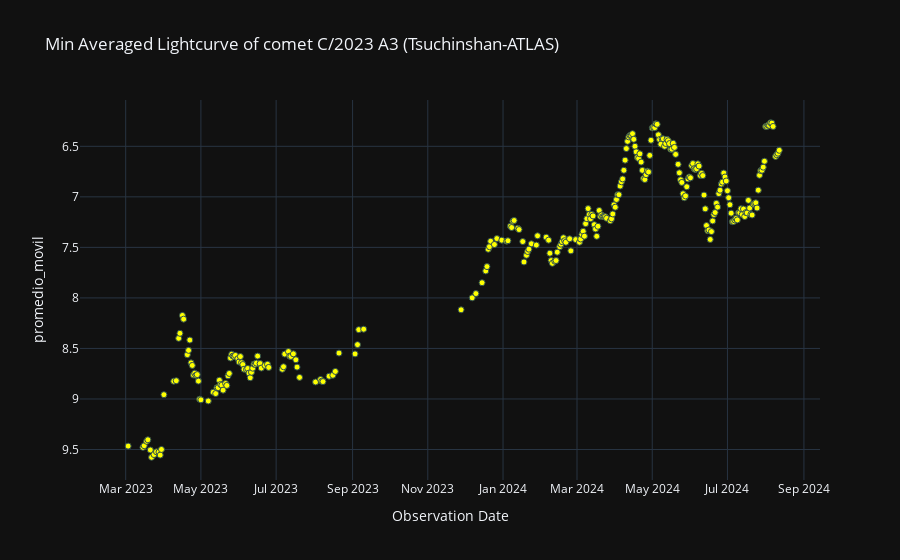

Source (notebook cell):
### Code cell
# Gráfica de lus promediada
labels = {'obs_date':'Observation Date','magnitud_reducida':'Magnitude reduced'}
fig = px.scatter(curva_de_luz_externa_df, x=curva_de_luz_externa_df.obs_date, y='promedio_movil', template= 'plotly_dark', labels= labels, title='Min Averaged Lightcurve of comet C/2023 A3 (Tsuchinshan-ATLAS)')
fig.update_traces(marker=dict(color='yellow', size=6, line=dict(width=1, color='DarkSlateGrey')))
fig.update_yaxes(autorange="reversed")
fig.show()

### Figure 1 — Plotly figure (JSON) as saved in the notebook; plotly's stock layout.template omitted (floating-point values rounded to 4 significant figures; data arrays with more than 128 entries replaced by an {"elided": "..."} marker saying what was removed)
{"data": [{"hovertemplate": "Observation Date=%{x}<br>promedio_movil=%{y}<extra></extra>", "legendgroup": "", "marker": {"color": "yellow", "line": {"color": "DarkSlateGrey", "width": 1}, "size": 6, "symbol": "circle"}, "mode": "markers", "name": "", "orientation": "v", "showlegend": false, "type": "scatter", "x": {"elided": "302 str values"}, "xaxis": "x", "y": {"elided": "302 float values"}, "yaxis": "y"}], "layout": {"legend": {"tracegroupgap": 0}, "title": {"text": "Min Averaged Lightcurve of comet C/2023 A3 (Tsuchinshan-ATLAS)"}, "xaxis": {"anchor": "y", "domain": [0, 1], "title": {"text": "Observation Date"}}, "yaxis": {"anchor": "x", "autorange": "reversed", "domain": [0, 1], "title": {"text": "promedio_movil"}}}}
